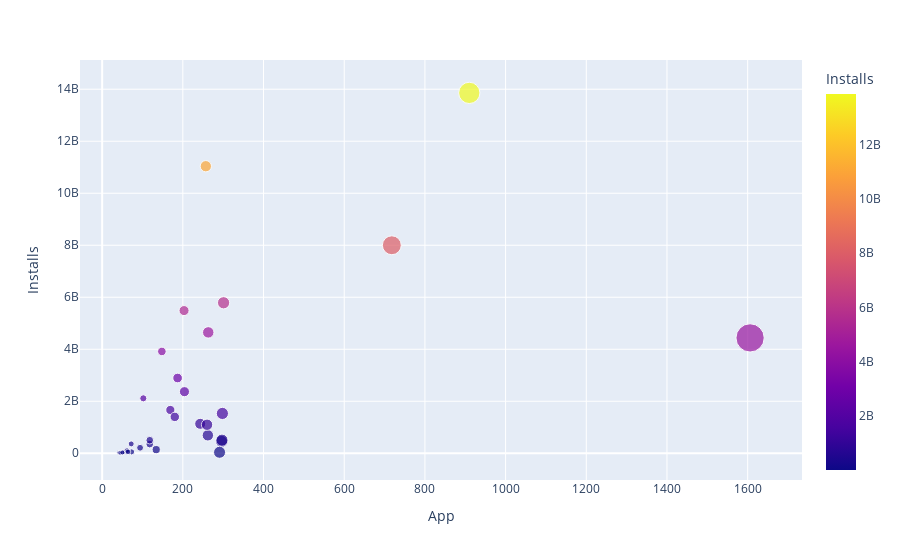

The notebook cell saved with this chart:
### Markdown cell above
### Category Concentration - Downloads vs. Competition

**Challenge**: 
* First, create a DataFrame that has the number of apps in one column and the number of installs in another:

<img src=https://imgur.com/uQRSlXi.png width="350">

* Then use the [plotly express examples from the documentation](https://plotly.com/python/line-and-scatter/) alongside the [.scatter() API reference](https://plotly.com/python-api-reference/generated/plotly.express.scatter.html)to create scatter plot that looks like this. 

<img src=https://imgur.com/cHsqh6a.png>

*Hint*: Use the size, hover_name and color parameters in .scatter(). To scale the yaxis, call .update_layout() and specify that the yaxis should be on a log-scale like so: yaxis=dict(type='log')

### Code cell
a = df.groupby('Category').agg(dict(Installs = pd.Series.sum, App = pd.Series.count))
px.scatter(a, x = 'App', y = 'Installs', color = 'Installs', size = 'App', hover_name = a.index)

### Figure 1 — Plotly figure (JSON) as saved in the notebook; plotly's stock layout.template omitted (floating-point values rounded to 4 significant figures)
{"data": [{"hovertemplate": "<b>%{hovertext}</b><br><br>App=%{marker.size}<br>Installs=%{marker.color}<extra></extra>", "hovertext": ["ART_AND_DESIGN", "AUTO_AND_VEHICLES", "BEAUTY", "BOOKS_AND_REFERENCE", "BUSINESS", "COMICS", "COMMUNICATION", "DATING", "EDUCATION", "ENTERTAINMENT", "EVENTS", "FAMILY", "FINANCE", "FOOD_AND_DRINK", "GAME", "HEALTH_AND_FITNESS", "HOUSE_AND_HOME", "LIBRARIES_AND_DEMO", "LIFESTYLE", "MAPS_AND_NAVIGATION", "MEDICAL", "NEWS_AND_MAGAZINES", "PARENTING", "PERSONALIZATION", "PHOTOGRAPHY", "PRODUCTIVITY", "SHOPPING", "SOCIAL", "SPORTS", "TOOLS", "TRAVEL_AND_LOCAL", "VIDEO_PLAYERS", "WEATHER"], "legendgroup": "", "marker": {"color": [114233100, 53129800, 26916200, 1665791655, 692018120, 44931100, 11039241530, 140912410, 352852000, 2113660000, 15949410, 4437554490, 455249400, 211677750, 13858762717, 1134006220, 97082000, 52083000, 503611120, 503267560, 39062676, 2369110650, 31116110, 1532352930, 4649143130, 5788070180, 1400331540, 5487841475, 1096431465, 7999724500, 2894859300, 3916897200, 361096500], "coloraxis": "coloraxis", "size": [61, 73, 42, 169, 262, 54, 257, 134, 118, 102, 45, 1606, 296, 94, 910, 243, 62, 64, 297, 118, 291, 204, 50, 298, 263, 301, 180, 203, 260, 718, 187, 148, 72], "sizemode": "area", "sizeref": 4.015, "symbol": "circle"}, "mode": "markers", "name": "", "orientation": "v", "showlegend": false, "type": "scatter", "x": [61, 73, 42, 169, 262, 54, 257, 134, 118, 102, 45, 1606, 296, 94, 910, 243, 62, 64, 297, 118, 291, 204, 50, 298, 263, 301, 180, 203, 260, 718, 187, 148, 72], "xaxis": "x", "y": [114233100, 53129800, 26916200, 1665791655, 692018120, 44931100, 11039241530, 140912410, 352852000, 2113660000, 15949410, 4437554490, 455249400, 211677750, 13858762717, 1134006220, 97082000, 52083000, 503611120, 503267560, 39062676, 2369110650, 31116110, 1532352930, 4649143130, 5788070180, 1400331540, 5487841475, 1096431465, 7999724500, 2894859300, 3916897200, 361096500], "yaxis": "y"}], "layout": {"coloraxis": {"colorbar": {"title": {"text": "Installs"}}, "colorscale": [[0, "#0d0887"], [0.1111, "#46039f"], [0.2222, "#7201a8"], [0.3333, "#9c179e"], [0.4444, "#bd3786"], [0.5556, "#d8576b"], [0.6667, "#ed7953"], [0.7778, "#fb9f3a"], [0.8889, "#fdca26"], [1, "#f0f921"]]}, "legend": {"itemsizing": "constant", "tracegroupgap": 0}, "margin": {"t": 60}, "xaxis": {"anchor": "y", "domain": [0, 1], "title": {"text": "App"}}, "yaxis": {"anchor": "x", "domain": [0, 1], "title": {"text": "Installs"}}}}
